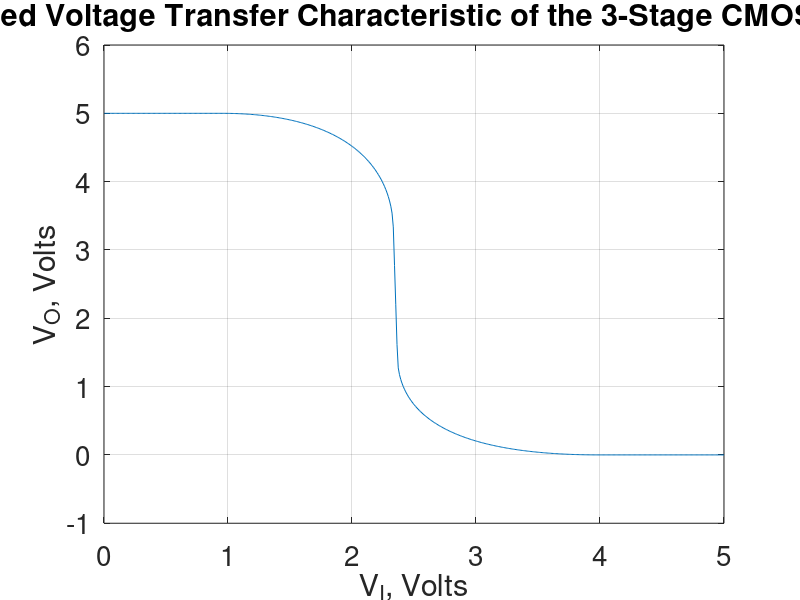

Source code (MATLAB): (Note: this script raises an error after producing the figure.)
%% Number 2
%   Author: Derek Haas
%   Date: 10-23-18
%

close all;

%% Plot Voltage Transfer Characteristic of CMOS

data = csvread('CMOS_VTC_stage1.CSV');
Vin = data(:, 1);
Vout = data(:, 3);

figure(1);

plot(Vin, Vout);
set(gca,'fontsize',20);
title('Simulated Voltage Transfer Characteristic of the 3-Stage CMOS Inverter');
xlabel('V_{I}, Volts')
ylabel('V_{O}, Volts');
grid on;
ylim([-1 6])

%% Plot transient response of stage 1.

data = csvread('CMOS_transient_stage1.CSV');
time = data(:, 1);
stage1 = data(:, 2);

plot(time * 1e3, stage1);
grid on;
xlim([0.8 1.6]);

%% Plot Output of Stage 1 and Stage 2 to determine propagation delay.

data = csvread('CMOS_transient_stage1.CSV');
time = data(:, 1);
stage1 = data(:, 2);

figure(2);
plot(time * 1e3, stage1);
set(gca,'fontsize',20);
title('Transient Simulation: Stage 1 and Stage 2');
xlabel('Time, ms');
ylabel('V_{O}, Volts');
grid on;
ylim([-1 6]);
hold on;

data = csvread('CMOS_transient_stage2.CSV');
time = data(:, 1);
stage2 = data(:, 2);

plot(time * 1e3, stage2);
xlim([999.965e-3 1000.1e-3]);

legend('Stage 1', 'Stage 2');

% ##################################
% ADD INTERP1 TO GET 90% POINT OF FALL AND 10% POINT OF RISE.
